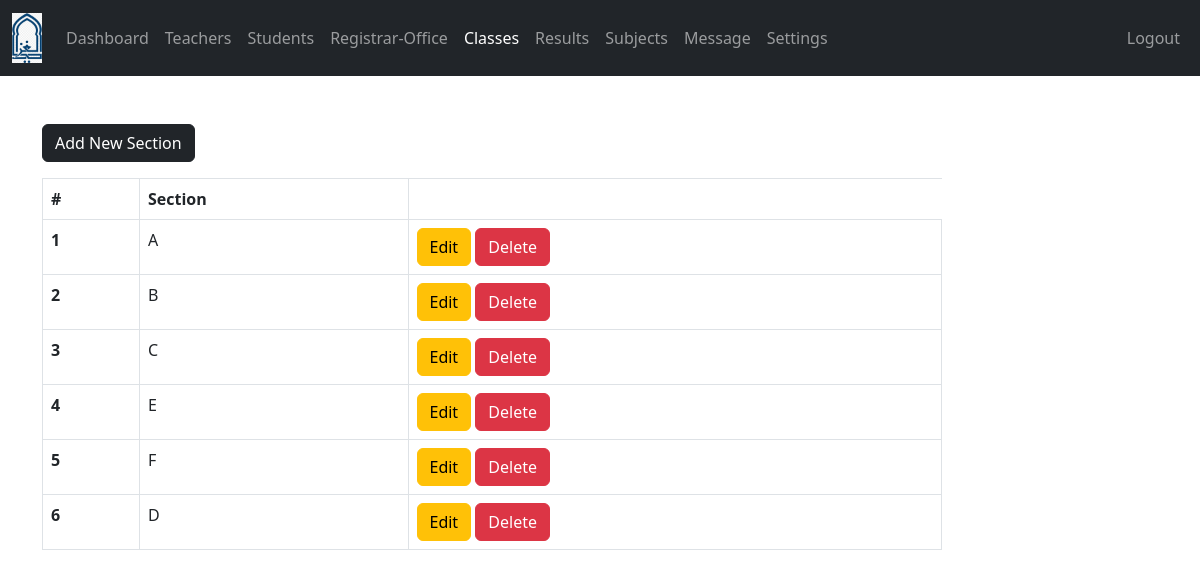
Screenshot of /admin/section.php (signed in) with the database file from the repository.
### tables this page shows
CREATE TABLE `section` (
  `section_id` int(11) NOT NULL,
  `section` varchar(7) NOT NULL
);

### admin/data/section.php (called while the page is built, shortened)
<?php
function getAllSections($conn){
   $sql = "SELECT * FROM section";
   $stmt = $conn->prepare($sql);
   $stmt->execute();
   if ($stmt->rowCount() >= 1) {
     $sections = $stmt->fetchAll();
     return $sections;
   }else {
    return 0;
   }
}

### admin/section.php (the view, shortened to what this page needs)
<?php
if (isset($_SESSION['admin_id']) &&
    isset($_SESSION['role'])) {
    if ($_SESSION['role'] == 'Admin') {
       include "../DB_connection.php";
       include "data/section.php";
       $sections = getAllSections($conn);
 ?>
<!DOCTYPE html>
<html lang="en">
<head>
	<link rel="stylesheet" href="https://cdn.jsdelivr.net/npm/bootstrap@5.2.0/dist/css/bootstrap.min.css">
	<link rel="stylesheet" href="../css/style.css">
  <link rel="stylesheet" href="https://cdnjs.cloudflare.com/ajax/libs/font-awesome/4.7.0/css/font-awesome.min.css">
</head>
<body>
    <?php
        include "inc/navbar.php";
        if ($sections != 0) {
     ?>
     <div class="container mt-5">
        <a href="section-add.php"
           class="btn btn-dark">Add New Section</a>
           <div class="table-responsive">
              <table class="table table-bordered mt-3 n-table">
                <thead>
                  <tr>
                    <th scope="col">#</th>
                    <th scope="col">Section</th>
                  </tr>
                </thead>
                <tbody>
                  <?php $i = 0; foreach ($sections as $section ) {
                    $i++;  ?>
                  <tr>
                    <th scope="row"><?=$i?></th>
                    <td>
                      <?php
                          echo $section['section'];
                       ?>
                    </td>
                    <td>
                        <a href="section-edit.php?section_id=<?=$section['section_id']?>"
                           class="btn btn-warning">Edit</a>
                        <a href="section-delete.php?section_id=<?=$section['section_id']?>"
                           class="btn btn-danger">Delete</a>
                    </td>
                  </tr>
                <?php } ?>
                </tbody>
              </table>
           </div>
         <?php } ?>
     </div>
</body>
</html>
<?php
  }else {
    header("Location: ../login.php");
    exit;
  }
}else {
	header("Location: ../login.php");
	exit;
}
?>

### css/style.css (style rules this page uses)
.n-table { max-width: 900px; }

### rows the page displays
section: section "A"
section: section "B"
section: section "C"
section: section "E"
section: section "F"
section: section "D"
